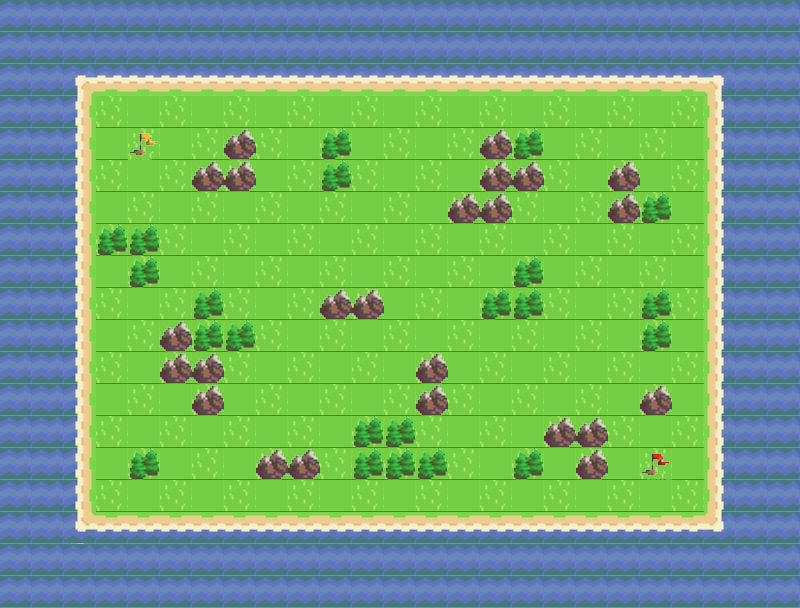

Below is a game level as drawn by its tile map, then a one-line description and the .tmx that defines it (tile-layer data replaced by summaries):
An orthogonal 25x19 tile map with 32x32 px tiles, 2 tile layers (Background, Foreground).

<map version="1.2" tiledversion="1.2.1" orientation="orthogonal" renderorder="right-down" width="25" height="19" tilewidth="32" tileheight="32" infinite="0" nextlayerid="3" nextobjectid="1">
 <tileset firstgid="1" name="Tile-set2x" tilewidth="32" tileheight="32" tilecount="364" columns="7">
  <image source="../src/resources/sprites/Tile-set2x.png" width="224" height="1664" />
 </tileset>
 <layer id="1" name="Background" width="25" height="19">
  <data>[475 cells, 475 non-empty, 3 distinct tile ids]</data>
 </layer>
 <layer id="2" name="Foreground" width="25" height="19">
  <data>[475 cells, 116 non-empty, 12 distinct tile ids]</data>
 </layer>
</map>